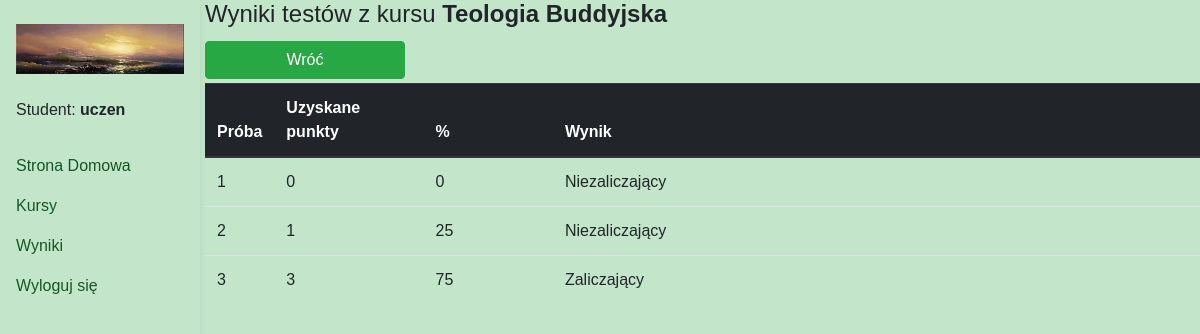
Screenshot of /student/course/results/445 (signed in) with the database file from the repository.
### exam/models.py (models this page shows, shortened)
class Platform(models.Model):
    name = models.CharField(max_length = 3000)
    users = models.ManyToManyField(User)
    logo = models.ImageField(storage=logo_fs, blank=True, null=True)

class Course(models.Model):
    students = models.ManyToManyField(User)
    name = models.CharField(max_length = 100)
    multiple_answer_questions = models.BooleanField(default=False)
    time = models.PositiveSmallIntegerField(default=0)
    question_amount = models.PositiveSmallIntegerField(default=0)
    lesson_amount = models.PositiveSmallIntegerField(default=0)
    attempt_amount = models.PositiveSmallIntegerField(default=3)
    test_ready = models.BooleanField(default=False)
    passing_score = models.PositiveSmallIntegerField(default=0)
    category = models.CharField(max_length=100, default="")
    platform = models.ForeignKey(Platform, on_delete = models.CASCADE, blank=True, null=True)

class Result(models.Model):
    course = models.ForeignKey(Course, on_delete = models.CASCADE)
    student = models.ForeignKey(User, on_delete = models.CASCADE)
    finished = models.BooleanField(default = False)
    current_score = models.PositiveSmallIntegerField(default = False)
    current_question = models.PositiveSmallIntegerField(default = 1)
    question_order = models.CharField(max_length=2000, null=True)
    start_time = models.DateTimeField(auto_now_add=True)
    end_time = models.DateTimeField(null=True)
    passed = models.BooleanField(default = False)

### student/views.py (the view)
# urls.py: path("course/results/<int:pk>", StudentResultView.as_view(), name="course-results"),
class StudentResultView(LoginRequiredMixin, View):
    template_name = "student_result_view.html"
    def get(self, request, *args, **kwargs):
        platform = Platform.objects.get(users=request.user)
        course = get_object_or_404(Course, pk=self.kwargs["pk"])
        results = Result.objects.filter(course=course, student=request.user)
        perc = []
        for result in results:
            perc.append(round(100*result.current_score/course.question_amount))
        context = {"course" : course,
                   "results" : zip(results, perc),
                   "platform" : platform}
        return render(request, self.template_name, context)

### student/templates/student_result_view.html
{% extends "student_base.html" %}
{% block content %}
<h4>Wyniki testów z kursu <b>{{course.name}}</b></h4>
<a href="{% url 'student:results-general' %}">
  <button class="btn btn-success mt-1 mb-1 myButton" id="back">
    Wróć
  </button>
</a>
<table class="table">
  <thead class="thead-dark">
    <tr>
      <th width="6%" scope="col">Próba</th>
      <th width="15%" scope="col">Uzyskane punkty</th>
      <th width="13%" scope="col">%</th>
      <th scope="col">Wynik</th>
    </tr>
  </thead>
  <tbody>
    {% for result, perc in results %}
    <tr>
      <td>{{forloop.counter}}</td>
      <td id="score_{{course.name}}_{{forloop.counter}}">{{result.current_score}}</td>
      <td id="perc_{{course.name}}_{{forloop.counter}}">{{perc}}</td>
      <td id="status_{{course.name}}_{{forloop.counter}}">{% if result.passed %} Zaliczający {% else %} Niezaliczający {% endif %}</td>
    </tr>
    {% endfor %}
  </tbody>
</table>
{% endblock %}

### student/templates/student_base.html (shortened to what this page needs)
{% load static %}
<!DOCTYPE html>
<html lang="en">
<head>
  <link rel="stylesheet" href="https://cdn.jsdelivr.net/npm/bootstrap@4.0.0/dist/css/bootstrap.min.css">
  <link rel="stylesheet" type="text/css" href="{% static 'css/general.css' %}"/>
</head>
<body>
  <header>
    <nav id="sidebarMenu" class="collapse d-lg-block sidebar collapse bg-transparent">
      <div class="position-sticky">
        <div class="list-group list-group-flush mx-3 mt-4">
          {% if platform.logo|length == 0 %}
          <img src="{% static 'img/logo3.png' %}" height="50" width="170"/>
          {% else %}
          <img class="side_logo" src="/media/logos/{{platform.logo}}"/>
          {% endif %}
          <span>&nbsp</span>
          <span id="current_username">Student: <b>{{request.user.username}}</b></span>
          <span>&nbsp</span>
          {% if nav_var == "homepage" %}
          <a href="{% url 'exam:home-redirect' %}" class="list-group-item-success list-group-item-action py-2 ripple active" aria-current="true">
            <i class="fas fa-tachometer-alt fa-fw me-3"></i><span>Strona Domowa</span>
          </a>
          {% else %}
          <a href="{% url 'exam:home-redirect' %}" class="list-group-item-success list-group-item-action py-2 ripple" aria-current="true">
            <span>Strona Domowa</span>
          </a>
          {% endif %}
          {% if nav_var == "search_course" %}
          <a href="{% url 'student:student-search-course' %}" class="list-group-item-success list-group-item-action py-2 ripple active" aria-current="true" id="nav_courses">
            <i class="fas fa-tachometer-alt fa-fw me-3"></i><span>Kursy</span>
          </a>
          {% else %}
          <a href="{% url 'student:student-search-course' %}" class="list-group-item-success list-group-item-action py-2 ripple" aria-current="true" id="nav_courses">
            <span>Kursy</span>
          </a>
          {% endif %}
          {% if nav_var == "results" %}
          <a href="{% url 'student:results-general' %}" class="list-group-item-success list-group-item-action py-2 ripple active" aria-current="true" id="nav_results">
            <i class="fas fa-tachometer-alt fa-fw me-3"></i><span>Wyniki</span>
          </a>
          {% else %}
          <a href="{% url 'student:results-general' %}" class="list-group-item-success list-group-item-action py-2 ripple" aria-current="true" id="nav_results">
            <span>Wyniki</span>
          </a>
          {% endif %}
          <a href="{% url 'exam:logout' %}" class="list-group-item-success list-group-item-action py-2 ripple" aria-current="true" id="logout">
            <span>Wyloguj się</span>
          </a>
        </div>
      </div>
    </nav>
  </header>
  <div class ="ml-cont">
    {% block content %}{% endblock %}
  </div>
  </body>
</html>

### static/css/general.css (style rules this page uses)
body { font-family: Arial; background-color: rgb(195, 230, 203); }
.myButton { width: 200px; }
.side_logo { max-height:50px; max-width:170px; height:auto; width:auto; }
.ml-cont { margin-left: 205px; }
.sidebar { position: fixed; top: 0; bottom: 0; left: 0; box-shadow: 0 2px 5px 0 rgb(0 0 0 / 5%), 0 2px 10px 0 rgb(0 0 0 / 5%); width: 200px; z-index: 600; }

### rows the page displays
Platform: logo (picture)
Course: name "Teologia Buddyjska"
Result: current_score "0", perc "0", passed "Niezaliczający"
Result: current_score "1", perc "25", passed "Niezaliczający"
Result: current_score "3", perc "75", passed "Zaliczający"

### other values shown
{{ request.user.username }} "uczen"
